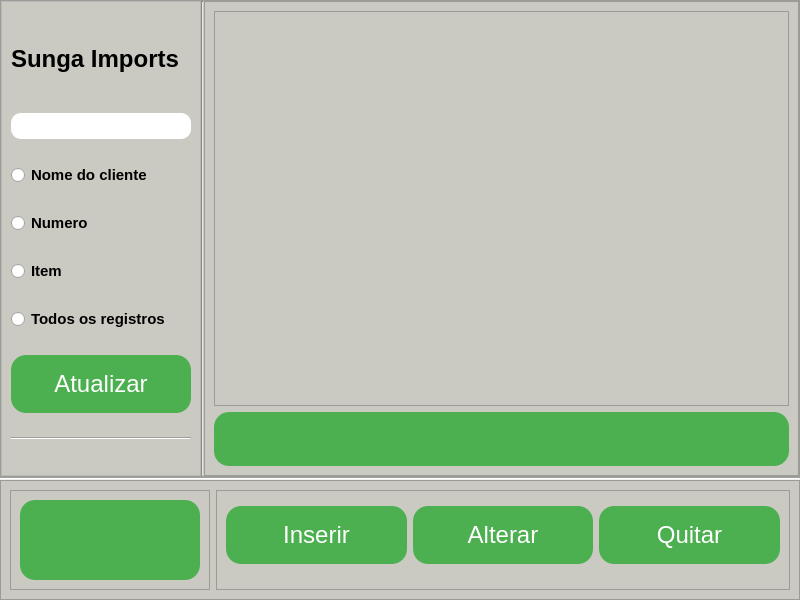
<?xml version="1.0" encoding="UTF-8"?>
<ui version="4.0">
 <class>MainWindow</class>
 <widget class="QMainWindow" name="MainWindow">
  <property name="geometry">
   <rect>
    <x>0</x>
    <y>0</y>
    <width>800</width>
    <height>600</height>
   </rect>
  </property>
  <property name="minimumSize">
   <size>
    <width>800</width>
    <height>600</height>
   </size>
  </property>
  <property name="maximumSize">
   <size>
    <width>1000</width>
    <height>700</height>
   </size>
  </property>
  <property name="windowTitle">
   <string>Gerenciador Sunga Imports</string>
  </property>
  <property name="windowIcon">
   <iconset>
    <normaloff>Icons/crosslifeIcon.jpg</normaloff>Icons/crosslifeIcon.jpg</iconset>
  </property>
  <widget class="QWidget" name="centralwidget">
   <layout class="QVBoxLayout" name="verticalLayout">
    <property name="spacing">
     <number>0</number>
    </property>
    <property name="leftMargin">
     <number>0</number>
    </property>
    <property name="topMargin">
     <number>0</number>
    </property>
    <property name="rightMargin">
     <number>0</number>
    </property>
    <property name="bottomMargin">
     <number>0</number>
    </property>
    <item>
     <widget class="QFrame" name="frame_2">
      <property name="styleSheet">
       <string notr="true">background-color: rgb(202, 202, 194);</string>
      </property>
      <property name="frameShape">
       <enum>QFrame::StyledPanel</enum>
      </property>
      <property name="frameShadow">
       <enum>QFrame::Raised</enum>
      </property>
      <layout class="QHBoxLayout" name="horizontalLayout">
       <property name="spacing">
        <number>0</number>
       </property>
       <property name="leftMargin">
        <number>0</number>
       </property>
       <property name="topMargin">
        <number>0</number>
       </property>
       <property name="rightMargin">
        <number>0</number>
       </property>
       <property name="bottomMargin">
        <number>0</number>
       </property>
       <item>
        <widget class="QFrame" name="frame_3">
         <property name="maximumSize">
          <size>
           <width>200</width>
           <height>16777215</height>
          </size>
         </property>
         <property name="styleSheet">
          <string notr="true">background-color: rgb(202, 202, );</string>
         </property>
         <property name="frameShape">
          <enum>QFrame::StyledPanel</enum>
         </property>
         <property name="frameShadow">
          <enum>QFrame::Raised</enum>
         </property>
         <layout class="QVBoxLayout" name="verticalLayout_3">
          <item>
           <widget class="QLabel" name="label">
            <property name="maximumSize">
             <size>
              <width>16777215</width>
              <height>60</height>
             </size>
            </property>
            <property name="styleSheet">
             <string notr="true">font-size:25px;
font-weight: bold;
</string>
            </property>
            <property name="text">
             <string>&lt;html&gt;&lt;head/&gt;&lt;body&gt;&lt;p&gt;&lt;span style=&quot; font-size:18pt;&quot;&gt;Sunga Imports&lt;/span&gt;&lt;/p&gt;&lt;/body&gt;&lt;/html&gt;</string>
            </property>
           </widget>
          </item>
          <item>
           <widget class="QLineEdit" name="lineEdit">
            <property name="styleSheet">
             <string notr="true">QLineEdit{
  font-size: 20px;
  text-align: center;
  border-radius: 10px;

}</string>
            </property>
           </widget>
          </item>
          <item>
           <widget class="QRadioButton" name="radioButton_6">
            <property name="styleSheet">
             <string notr="true">font-size:15px;
font-weight: bold;
</string>
            </property>
            <property name="text">
             <string>Nome do cliente</string>
            </property>
           </widget>
          </item>
          <item>
           <widget class="QRadioButton" name="radioButton_3">
            <property name="styleSheet">
             <string notr="true">font-size:15px;
font-weight: bold;
</string>
            </property>
            <property name="text">
             <string>Numero</string>
            </property>
           </widget>
          </item>
          <item>
           <widget class="QRadioButton" name="radioButton_4">
            <property name="styleSheet">
             <string notr="true">font-size:15px;
font-weight: bold;
</string>
            </property>
            <property name="text">
             <string>Item</string>
            </property>
           </widget>
          </item>
          <item>
           <widget class="QRadioButton" name="radioButton_5">
            <property name="styleSheet">
             <string notr="true">font-size:15px;
font-weight: bold;
</string>
            </property>
            <property name="text">
             <string>Todos os registros</string>
            </property>
           </widget>
          </item>
          <item>
           <widget class="QPushButton" name="pushButton_7">
            <property name="minimumSize">
             <size>
              <width>50</width>
              <height>50</height>
             </size>
            </property>
            <property name="toolTip">
             <string>&lt;html&gt;&lt;head/&gt;&lt;body&gt;&lt;p&gt;&lt;span style=&quot; font-size:11pt; font-weight:600;&quot;&gt;Pesquisar dividas&lt;/span&gt;&lt;/p&gt;&lt;/body&gt;&lt;/html&gt;</string>
            </property>
            <property name="whatsThis">
             <string/>
            </property>
            <property name="styleSheet">
             <string notr="true">QPushButton{
  padding: 15px 25px;
  font-size: 24px;
  text-align: center;
  color: #fff;
  background-color: #4CAF50;
  border-radius: 15px;

}

QPushButton:hover{
background-color: green;

}

QPushButton:pressed{
  background-color: #3e8e41;

}</string>
            </property>
            <property name="text">
             <string>Atualizar</string>
            </property>
            <property name="icon">
             <iconset>
              <normaloff>../Icons/updateicon-removebg-preview-removebg-preview.png</normaloff>../Icons/updateicon-removebg-preview-removebg-preview.png</iconset>
            </property>
            <property name="iconSize">
             <size>
              <width>25</width>
              <height>25</height>
             </size>
            </property>
           </widget>
          </item>
          <item>
           <widget class="Line" name="line_3">
            <property name="orientation">
             <enum>Qt::Horizontal</enum>
            </property>
           </widget>
          </item>
         </layout>
        </widget>
       </item>
       <item>
        <widget class="Line" name="line_2">
         <property name="orientation">
          <enum>Qt::Vertical</enum>
         </property>
        </widget>
       </item>
       <item>
        <widget class="QFrame" name="frame_4">
         <property name="styleSheet">
          <string notr="true">background-color: rgb(202, 202, 194);</string>
         </property>
         <property name="frameShape">
          <enum>QFrame::StyledPanel</enum>
         </property>
         <property name="frameShadow">
          <enum>QFrame::Raised</enum>
         </property>
         <layout class="QVBoxLayout" name="verticalLayout_4">
          <item>
           <widget class="QTableWidget" name="tableWidget">
            <property name="font">
             <font>
              <family>Arial</family>
              <pointsize>10</pointsize>
              <weight>50</weight>
              <italic>false</italic>
              <bold>false</bold>
             </font>
            </property>
            <property name="styleSheet">
             <string notr="true">
QHeaderView::section {
    background-color: #cacaaf;
    padding: 4px;
    border: 1px solid #000000;

	font: 10pt &quot;Arial&quot;;
}

QTableWidget {
    gridline-color: #000000;
	font: 10pt &quot;Arial&quot;;
}

QTableWidget QTableCornerButton::section {
    background-color: #000000;
    border: 2px solid #000000;

	font: 10pt &quot;Arial&quot;;
	padding: 4px;
}</string>
            </property>
            <property name="editTriggers">
             <set>QAbstractItemView::NoEditTriggers</set>
            </property>
            <property name="selectionMode">
             <enum>QAbstractItemView::ExtendedSelection</enum>
            </property>
            <property name="selectionBehavior">
             <enum>QAbstractItemView::SelectRows</enum>
            </property>
            <attribute name="horizontalHeaderDefaultSectionSize">
             <number>110</number>
            </attribute>
            <attribute name="horizontalHeaderMinimumSectionSize">
             <number>110</number>
            </attribute>
           </widget>
          </item>
          <item>
           <widget class="QPushButton" name="pushButton">
            <property name="styleSheet">
             <string notr="true">QPushButton{
  padding: 15px 25px;
  font-size: 20px;
  text-align: center;
  color: #fff;
  background-color: #4CAF50;
  border-radius: 15px;

}

QPushButton:hover{
background-color: green;

}

QPushButton:pressed{
  background-color: #3e8e41;

}</string>
            </property>
            <property name="text">
             <string/>
            </property>
           </widget>
          </item>
         </layout>
        </widget>
       </item>
      </layout>
      <zorder>frame_4</zorder>
      <zorder>frame_3</zorder>
      <zorder>line_2</zorder>
     </widget>
    </item>
    <item>
     <widget class="Line" name="line">
      <property name="orientation">
       <enum>Qt::Horizontal</enum>
      </property>
     </widget>
    </item>
    <item>
     <widget class="QFrame" name="frame">
      <property name="maximumSize">
       <size>
        <width>9898989</width>
        <height>120</height>
       </size>
      </property>
      <property name="styleSheet">
       <string notr="true">background-color: rgb(202, 202, 194);</string>
      </property>
      <property name="frameShape">
       <enum>QFrame::StyledPanel</enum>
      </property>
      <property name="frameShadow">
       <enum>QFrame::Raised</enum>
      </property>
      <layout class="QHBoxLayout" name="horizontalLayout_2">
       <item>
        <widget class="QFrame" name="frame_5">
         <property name="maximumSize">
          <size>
           <width>200</width>
           <height>16777215</height>
          </size>
         </property>
         <property name="styleSheet">
          <string notr="true">background-color: rgb(202, 202, 194);</string>
         </property>
         <property name="frameShape">
          <enum>QFrame::StyledPanel</enum>
         </property>
         <property name="frameShadow">
          <enum>QFrame::Raised</enum>
         </property>
         <layout class="QVBoxLayout" name="verticalLayout_2">
          <item>
           <widget class="QPushButton" name="pushButton_5">
            <property name="minimumSize">
             <size>
              <width>50</width>
              <height>80</height>
             </size>
            </property>
            <property name="toolTip">
             <string>&lt;html&gt;&lt;head/&gt;&lt;body&gt;&lt;p&gt;&lt;span style=&quot; font-size:11pt; font-weight:600;&quot;&gt;Criar um Backup.&lt;/span&gt;&lt;/p&gt;&lt;/body&gt;&lt;/html&gt;</string>
            </property>
            <property name="styleSheet">
             <string notr="true">QPushButton{
  font: 20pt &quot;Arial&quot;;
  padding: 15px 25px;
  text-align: center;
  color: #fff;
  background-color: #4CAF50;
  border-radius: 15px;

}

QPushButton:hover{
background-color: green;

}

QPushButton:pressed{
  background-color: #3e8e41;

}</string>
            </property>
            <property name="text">
             <string/>
            </property>
            <property name="icon">
             <iconset>
              <normaloff>../Icons/backup.png</normaloff>../Icons/backup.png</iconset>
            </property>
            <property name="iconSize">
             <size>
              <width>30</width>
              <height>30</height>
             </size>
            </property>
           </widget>
          </item>
         </layout>
        </widget>
       </item>
       <item>
        <widget class="QFrame" name="frame_6">
         <property name="styleSheet">
          <string notr="true">background-color: rgb(202, 202, 194);</string>
         </property>
         <property name="frameShape">
          <enum>QFrame::StyledPanel</enum>
         </property>
         <property name="frameShadow">
          <enum>QFrame::Raised</enum>
         </property>
         <layout class="QHBoxLayout" name="horizontalLayout_3">
          <property name="topMargin">
           <number>0</number>
          </property>
          <item>
           <widget class="QPushButton" name="pushButton_2">
            <property name="minimumSize">
             <size>
              <width>50</width>
              <height>50</height>
             </size>
            </property>
            <property name="toolTip">
             <string>&lt;html&gt;&lt;head/&gt;&lt;body&gt;&lt;p&gt;&lt;span style=&quot; font-size:11pt; font-weight:600;&quot;&gt;Inserir dividas&lt;/span&gt;&lt;/p&gt;&lt;/body&gt;&lt;/html&gt;</string>
            </property>
            <property name="styleSheet">
             <string notr="true">QPushButton{
  padding: 15px 25px;
  font-size: 24px;
  text-align: center;
  color: #fff;
  background-color: #4CAF50;
  border-radius: 15px;

}

QPushButton:hover{
background-color: blue;

}

QPushButton:pressed{
  background-color: #3e8e41;

}</string>
            </property>
            <property name="text">
             <string>Inserir</string>
            </property>
            <property name="icon">
             <iconset>
              <normaloff>../Icons/InserirIcon-removebg-preview-removebg-preview.png</normaloff>../Icons/InserirIcon-removebg-preview-removebg-preview.png</iconset>
            </property>
            <property name="iconSize">
             <size>
              <width>50</width>
              <height>20</height>
             </size>
            </property>
           </widget>
          </item>
          <item>
           <widget class="QPushButton" name="pushButton_3">
            <property name="minimumSize">
             <size>
              <width>50</width>
              <height>50</height>
             </size>
            </property>
            <property name="toolTip">
             <string>&lt;html&gt;&lt;head/&gt;&lt;body&gt;&lt;p&gt;&lt;span style=&quot; font-size:11pt; font-weight:600;&quot;&gt;Atualizar valor da divida&lt;/span&gt;&lt;/p&gt;&lt;/body&gt;&lt;/html&gt;</string>
            </property>
            <property name="styleSheet">
             <string notr="true">QPushButton{
  padding: 15px 25px;
  font-size: 24px;
  text-align: center;
  color: #fff;
  background-color: #4CAF50;
  border-radius: 15px;

}

QPushButton:hover{
background-color: orange;

}

QPushButton:pressed{
  background-color: #3e8e41;

}</string>
            </property>
            <property name="text">
             <string>Alterar</string>
            </property>
            <property name="icon">
             <iconset>
              <normaloff>../Icons/updateicon-removebg-preview-removebg-preview.png</normaloff>../Icons/updateicon-removebg-preview-removebg-preview.png</iconset>
            </property>
            <property name="iconSize">
             <size>
              <width>60</width>
              <height>25</height>
             </size>
            </property>
           </widget>
          </item>
          <item>
           <widget class="QPushButton" name="pushButton_4">
            <property name="minimumSize">
             <size>
              <width>50</width>
              <height>50</height>
             </size>
            </property>
            <property name="toolTip">
             <string>&lt;html&gt;&lt;head/&gt;&lt;body&gt;&lt;p&gt;&lt;span style=&quot; font-size:11pt; font-weight:600;&quot;&gt;Quando a pessoa terminar de pagar somente exclua&lt;/span&gt;&lt;/p&gt;&lt;/body&gt;&lt;/html&gt;</string>
            </property>
            <property name="styleSheet">
             <string notr="true">QPushButton{
  padding: 15px 25px;
  font-size: 24px;
  text-align: center;
  color: #fff;
  background-color: #4CAF50;
  border-radius: 15px;

}

QPushButton:hover{
background-color: red;

}

QPushButton:pressed{
  background-color: #3e8e41;

}</string>
            </property>
            <property name="text">
             <string>Quitar</string>
            </property>
            <property name="icon">
             <iconset>
              <normaloff>../Icons/Iconsmind-Outline-Money-2.ico</normaloff>../Icons/Iconsmind-Outline-Money-2.ico</iconset>
            </property>
            <property name="iconSize">
             <size>
              <width>50</width>
              <height>25</height>
             </size>
            </property>
           </widget>
          </item>
         </layout>
        </widget>
       </item>
      </layout>
     </widget>
    </item>
   </layout>
  </widget>
 </widget>
 <resources/>
 <connections/>
</ui>
